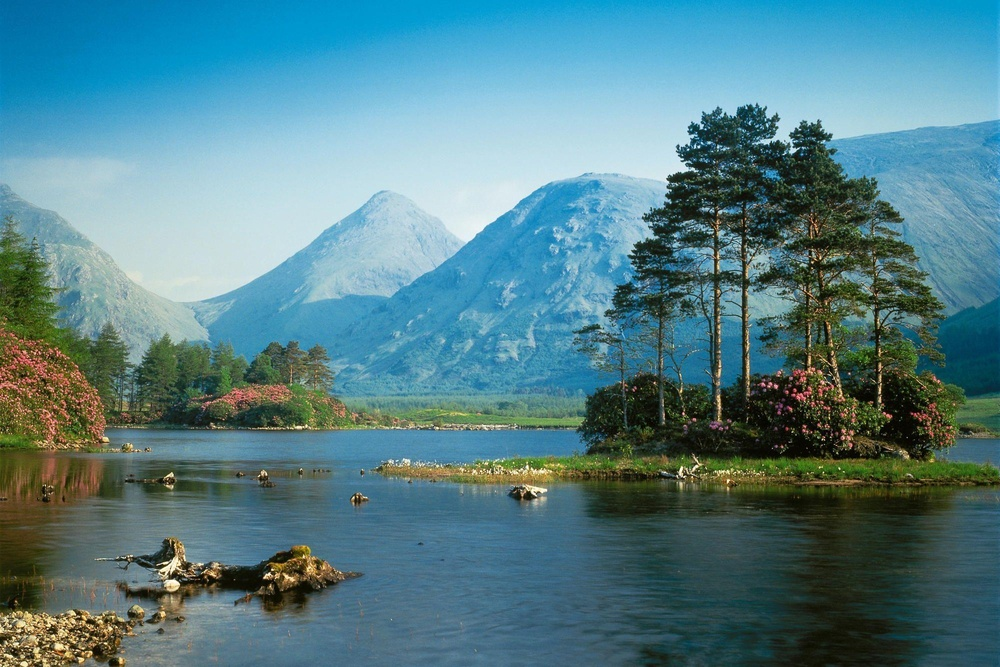
%> input picture SEMESTER -7/LAB/IT WORKSHOP SCILAB MATLAB LABORATORY INT-319/ALL MATLAB Codes /image1.jpg, 1000 x 667 px, shrunk from 1999 x 1333 before the run
$ octave morphological_operations.m   (GNU Octave 9; MATLAB toolbox functions it lacks are replaced by stand-ins)
%> lines starting %> are read from the running program, lines starting %| are printed output that depends on the picture; in (x1, y1, x2, y2) boxes, pixels count from 0 and x2, y2 are one past the last pixel; in counts of white or black regions, pixels touching at a corner belong together; the program's own positions count from 1
[file, path] = uigetfile({'*.jpg;*.jpeg;*.png;*.bmp'}, 'Select an Image');
%> the answer given: image1.jpg
if isequal(file,0)
    disp('User canceled');
    return;
end

I = imread(fullfile(path, file));
%> I is the input picture: size 667x1000x3 uint8; mean R, G, B 84.2, 127.3, 135.7
BW = imbinarize(rgb2gray(I));
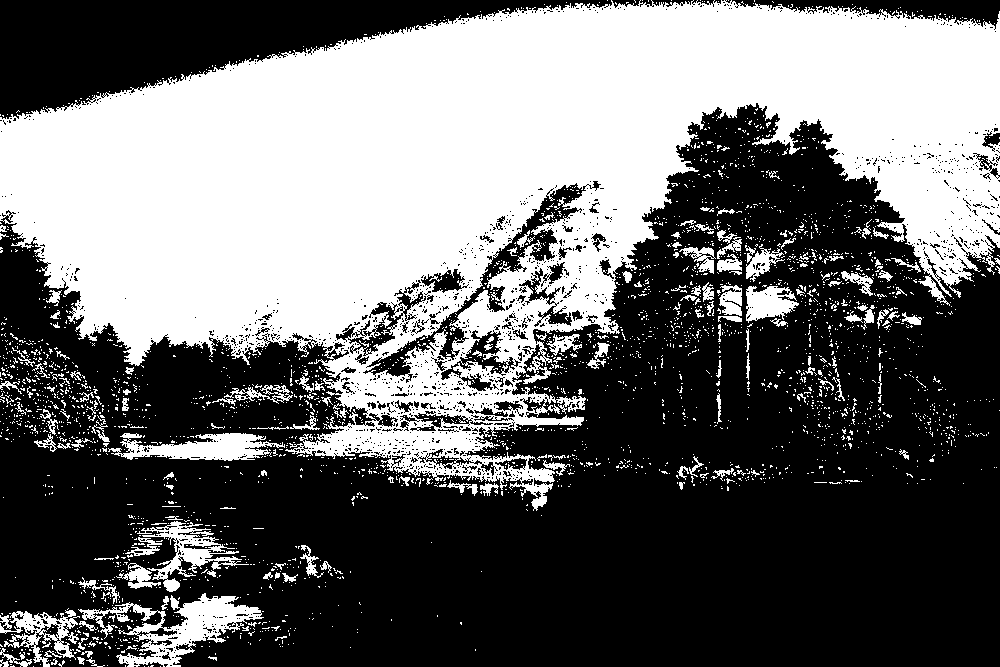
%> BW: size 667x1000 logical; 42.1% white; 3032 white regions (2865 under 20 px), largest, box (x1, y1, x2, y2) and area: (0, 0, 1000, 511) 248593, (78, 593, 264, 667) 4656, (108, 433, 285, 461) 2721
se = strel('disk', 5);

% Apply morphological operations
figure;
subplot(2,4,1), imshow(BW), title('Original Binary');
subplot(2,4,2), imshow(imdilate(BW, se)), title('Dilation');
%> after `imshow(imdilate(BW, se))`:
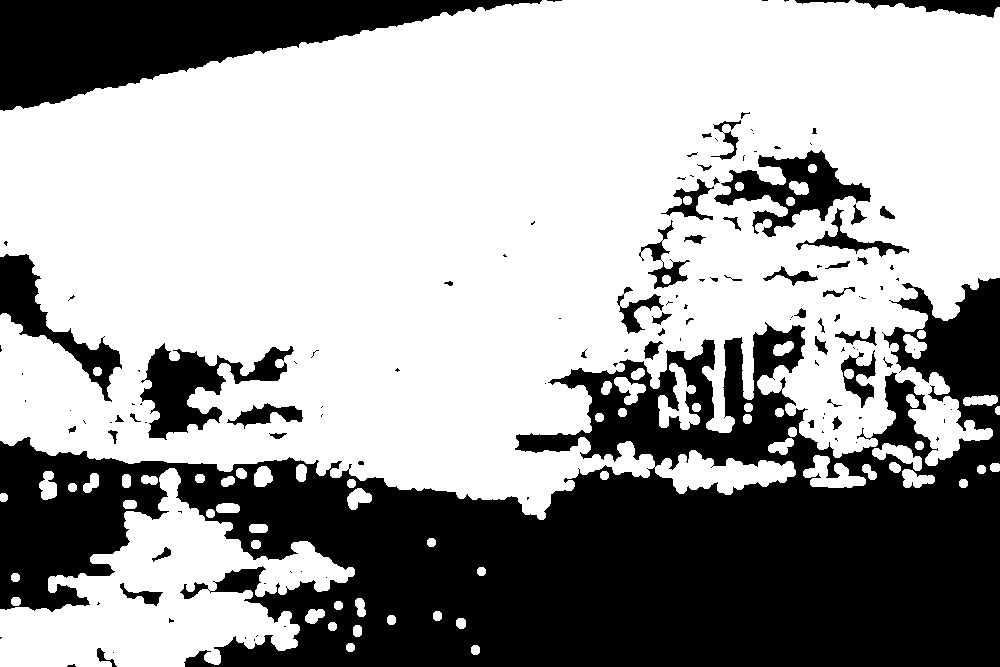
%> displayed picture: size 667x1000 logical; 63.7% white; 132 black regions (78 under 20 px), largest, box (x1, y1, x2, y2) and area: (0, 278, 1000, 667) 187982, (0, 0, 542, 111) 28537, (140, 343, 294, 440) 5728
subplot(2,4,3), imshow(imerode(BW, se)), title('Erosion');
%> after `imshow(imerode(BW, se))`:
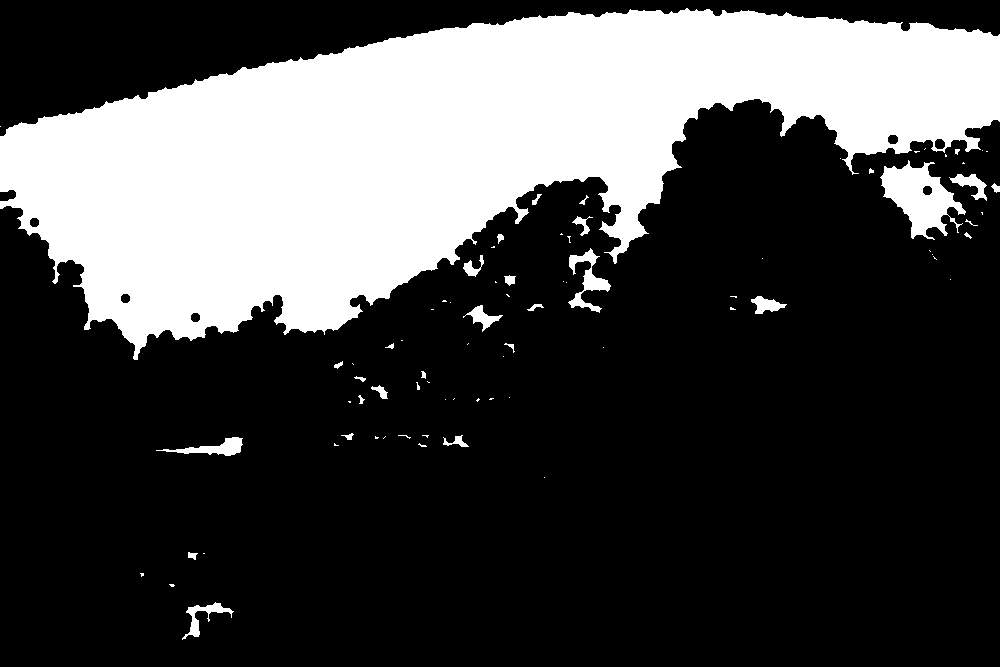
%> displayed picture: size 667x1000 logical; 28.1% white; 79 white regions (49 under 20 px), largest, box (x1, y1, x2, y2) and area: (0, 8, 1000, 360) 179588, (880, 160, 966, 240) 3355, (568, 248, 611, 313) 916
subplot(2,4,4), imshow(imopen(BW, se)), title('Opening');
%> after `imshow(imopen(BW, se))`:
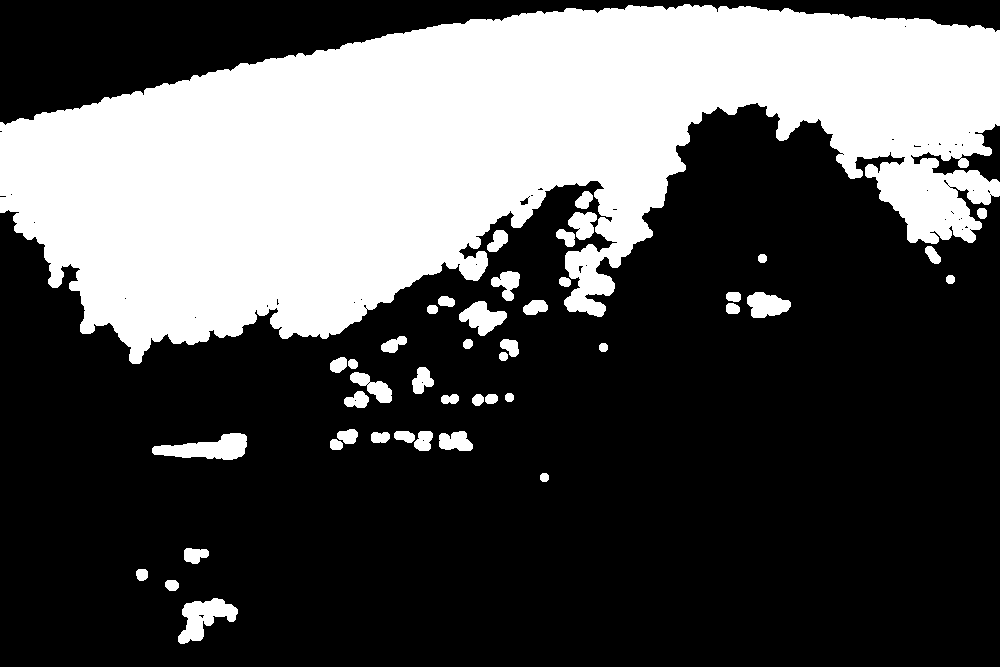
%> displayed picture: size 667x1000 logical; 32.6% white; 44 white regions, largest, box (x1, y1, x2, y2) and area: (0, 4, 1000, 364) 204739, (152, 433, 247, 460) 1527, (178, 598, 238, 644) 1425
subplot(2,4,5), imshow(imclose(BW, se)), title('Closing');
%> after `imshow(imclose(BW, se))`:
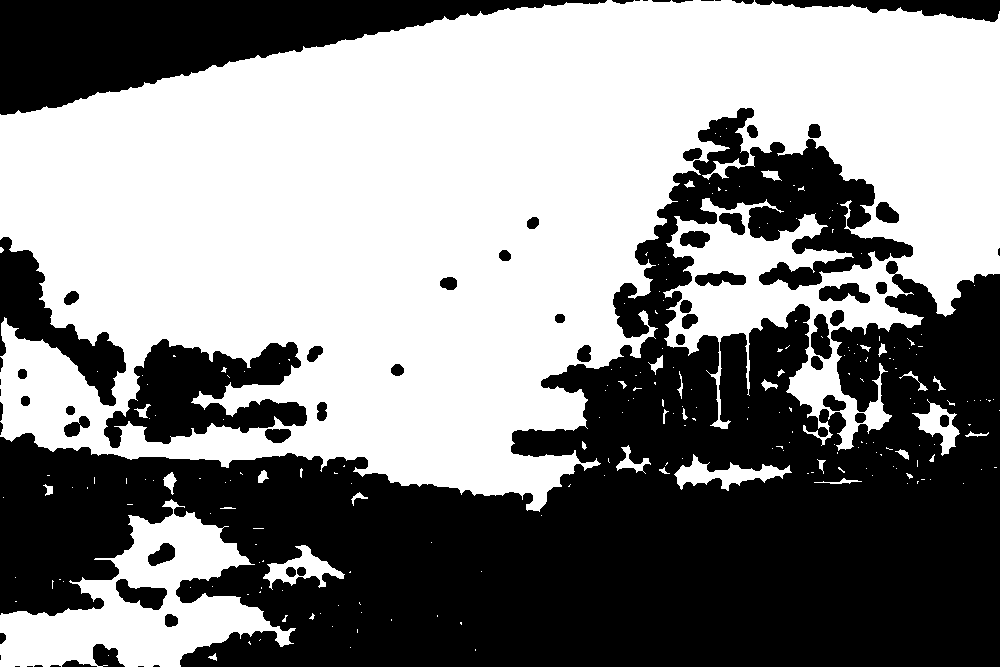
%> displayed picture: size 667x1000 logical; 53.3% white; 66 black regions (14 under 20 px), largest, box (x1, y1, x2, y2) and area: (0, 108, 1000, 667) 249306, (0, 0, 607, 115) 31385, (104, 339, 307, 448) 11830
subplot(2,4,6), imshow(BW - imerode(BW, se)), title('Boundary');
%> after `imshow(BW - imerode(BW, se))`:
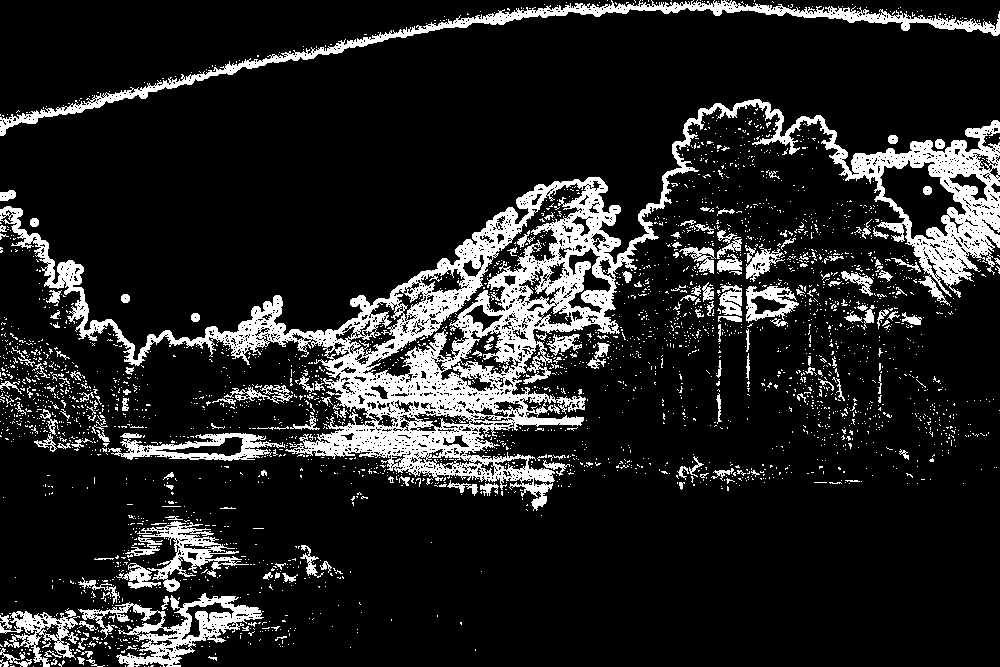
%> displayed picture: size 667x1000, on the screen's scale of 0 to 255; 14% white; 3040 white regions (2865 under 20 px), largest, box (x1, y1, x2, y2) and area: (0, 99, 1000, 511) 54178, (0, 0, 1000, 136) 7846, (78, 593, 264, 667) 4161
subplot(2,4,7), imshow(bwmorph(BW,'skel',Inf)), title('Skeleton');
%> after `imshow(bwmorph(BW,'skel',Inf))`:
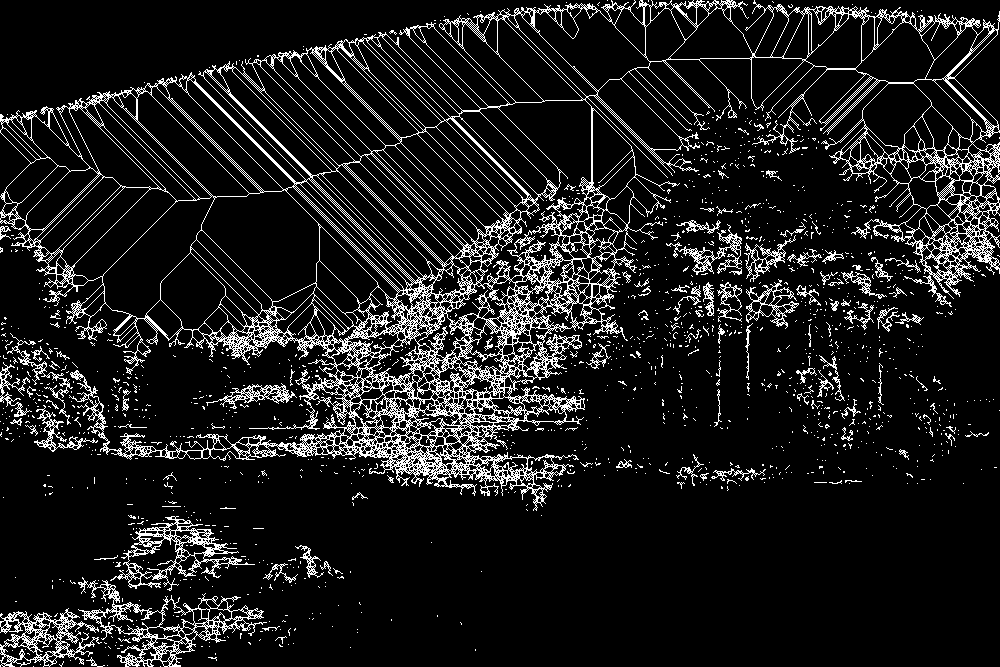
%> displayed picture: size 667x1000 logical; 10.9% white in thin lines or dots

$ run again, on SEMESTER -7/LAB/IT WORKSHOP SCILAB MATLAB LABORATORY INT-319/ALL MATLAB Codes /image5.jpg
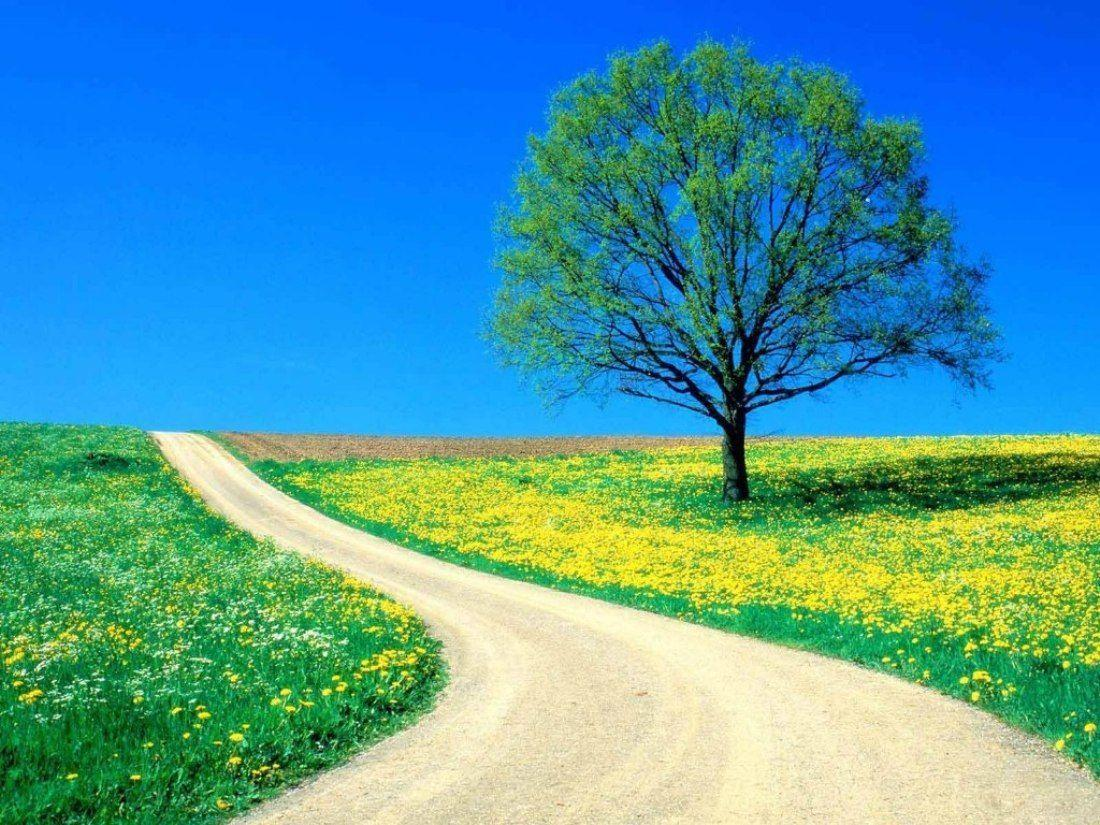
%> input picture SEMESTER -7/LAB/IT WORKSHOP SCILAB MATLAB LABORATORY INT-319/ALL MATLAB Codes /image5.jpg, 1100 x 825 px
%> I is the input picture: size 825x1100x3 uint8; mean R, G, B 78.7, 154.2, 164.4
%> `BW = imbinarize(rgb2gray(I));`:
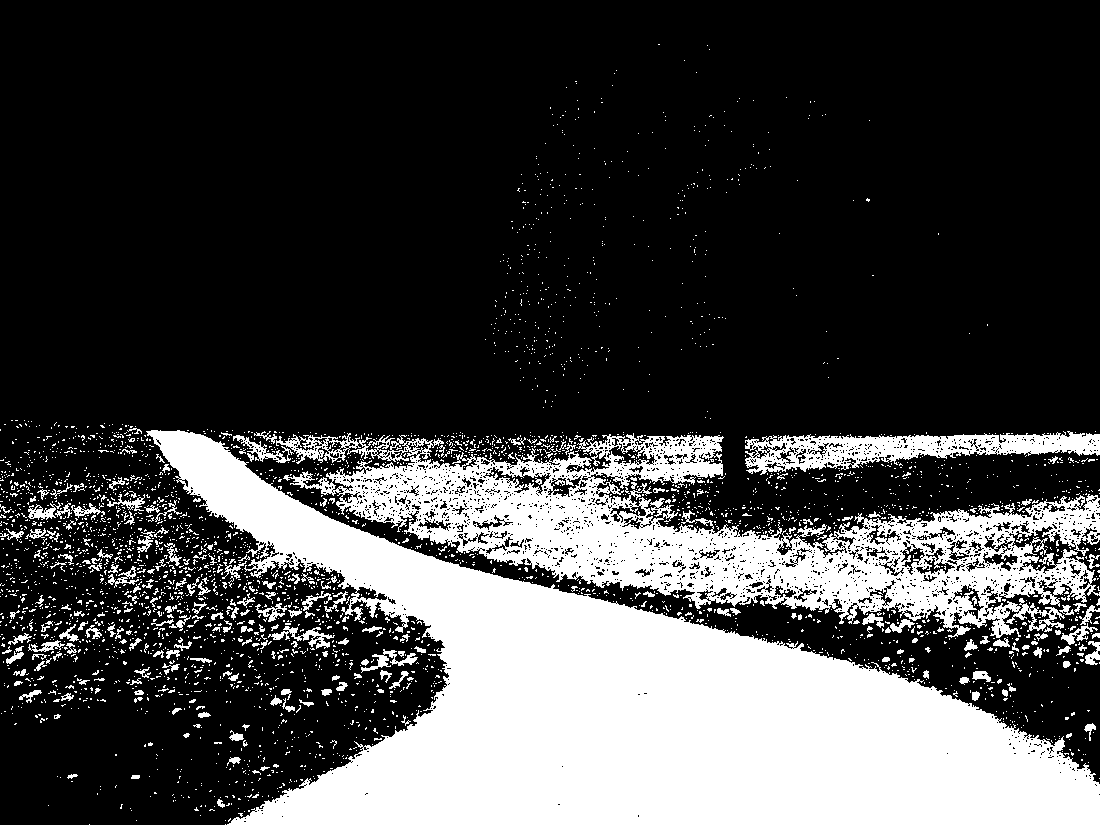
%> BW: size 825x1100 logical; 26.2% white; 3534 white regions (3297 under 20 px), largest, box (x1, y1, x2, y2) and area: (146, 430, 1100, 825) 146846, (276, 433, 1100, 638) 60067, (745, 431, 1100, 475) 7316
%> `imshow(bwmorph(BW,'skel',Inf))`:
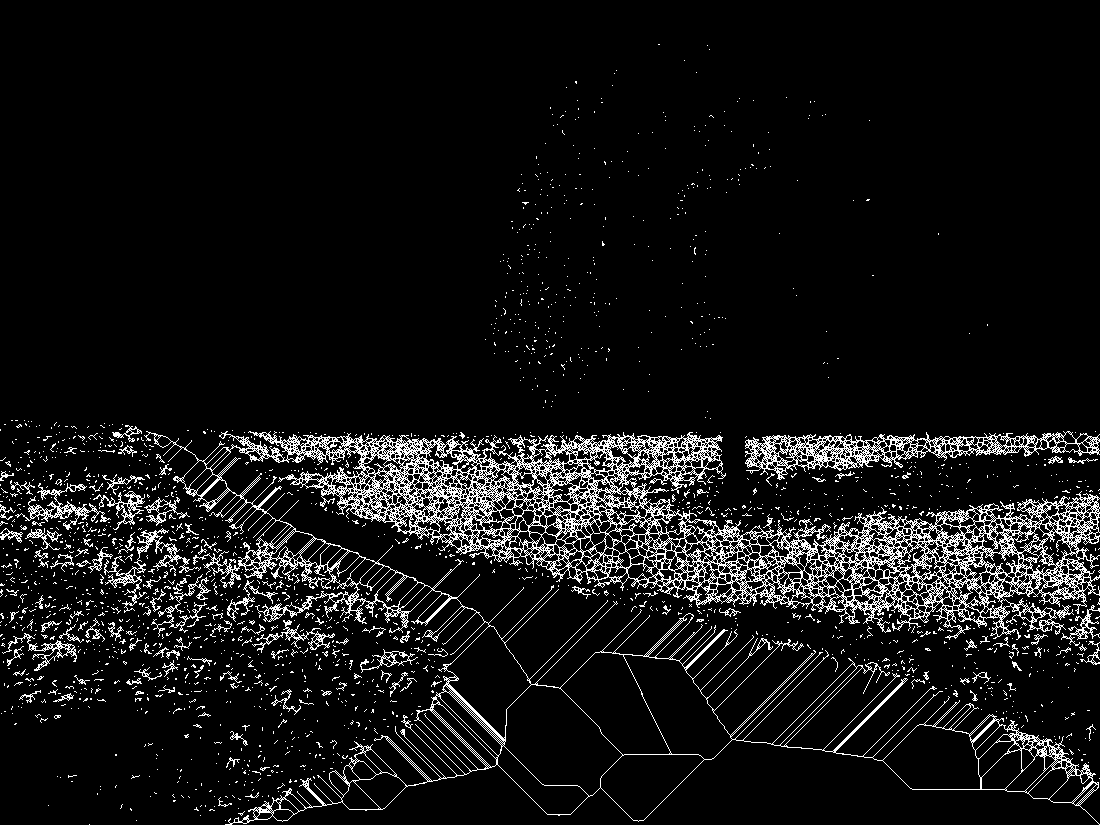
%> displayed picture: size 825x1100 logical; 7.8% white in thin lines or dots
